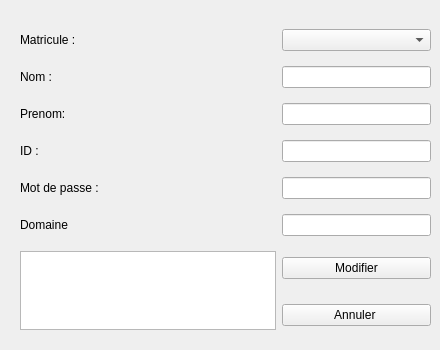
       <widget class="QWidget" name="tab_44">
        <attribute name="title">
         <string>Modifier</string>
        </attribute>
        <widget class="QWidget" name="layoutWidget_23">
         <property name="geometry">
          <rect>
           <x>20</x>
           <y>20</y>
           <width>411</width>
           <height>321</height>
          </rect>
         </property>
         <layout class="QGridLayout" name="gridLayout_23">
          <item row="1" column="1">
           <widget class="QLineEdit" name="Nom_6"/>
          </item>
          <item row="4" column="0">
           <widget class="QLabel" name="label_122">
            <property name="text">
             <string>Mot de passe : </string>
            </property>
           </widget>
          </item>
          <item row="2" column="1">
           <widget class="QLineEdit" name="Prenom_6"/>
          </item>
          <item row="7" column="0" rowspan="2">
           <widget class="QTextEdit" name="Resultat_8">
            <property name="readOnly">
             <bool>true</bool>
            </property>
           </widget>
          </item>
          <item row="3" column="1">
           <widget class="QLineEdit" name="Id_6"/>
          </item>
          <item row="4" column="1">
           <widget class="QLineEdit" name="Mot_de_passe_6"/>
          </item>
          <item row="0" column="1">
           <widget class="QComboBox" name="comboBox_6"/>
          </item>
          <item row="2" column="0">
           <widget class="QLabel" name="label_123">
            <property name="text">
             <string>Prenom: </string>
            </property>
           </widget>
          </item>
          <item row="8" column="1">
           <widget class="QPushButton" name="pushButton_19">
            <property name="text">
             <string>Annuler </string>
            </property>
           </widget>
          </item>
          <item row="7" column="1">
           <widget class="QPushButton" name="pushButton_18">
            <property name="styleSheet">
             <string notr="true"/>
            </property>
            <property name="text">
             <string>Modifier</string>
            </property>
           </widget>
          </item>
          <item row="3" column="0">
           <widget class="QLabel" name="label_124">
            <property name="text">
             <string>ID : </string>
            </property>
           </widget>
          </item>
          <item row="0" column="0">
           <widget class="QLabel" name="label_125">
            <property name="text">
             <string>Matricule :</string>
            </property>
           </widget>
          </item>
          <item row="6" column="1">
           <widget class="QLineEdit" name="domaine_2">
            <property name="styleSheet">
             <string notr="true"/>
            </property>
            <property name="echoMode">
             <enum>QLineEdit::Normal</enum>
            </property>
           </widget>
          </item>
          <item row="1" column="0">
           <widget class="QLabel" name="label_126">
            <property name="text">
             <string>Nom : </string>
            </property>
           </widget>
          </item>
          <item row="6" column="0">
           <widget class="QLabel" name="label_127">
            <property name="text">
             <string>Domaine</string>
            </property>
           </widget>
          </item>
         </layout>
        </widget>
       </widget>
